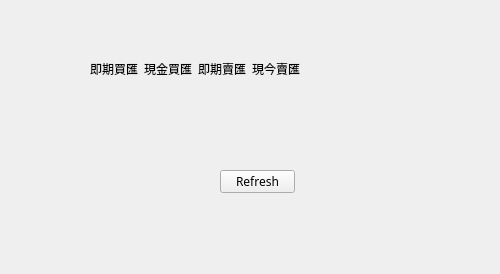
<?xml version="1.0" encoding="UTF-8"?>
<ui version="4.0">
 <class>NZDtoTWD</class>
 <widget class="QWidget" name="NZDtoTWD">
  <property name="windowModality">
   <enum>Qt::NonModal</enum>
  </property>
  <property name="geometry">
   <rect>
    <x>0</x>
    <y>0</y>
    <width>500</width>
    <height>274</height>
   </rect>
  </property>
  <property name="minimumSize">
   <size>
    <width>356</width>
    <height>261</height>
   </size>
  </property>
  <property name="sizeIncrement">
   <size>
    <width>356</width>
    <height>261</height>
   </size>
  </property>
  <property name="baseSize">
   <size>
    <width>500</width>
    <height>300</height>
   </size>
  </property>
  <property name="font">
   <font>
    <family>Adobe Arabic</family>
    <pointsize>9</pointsize>
    <weight>50</weight>
    <italic>false</italic>
    <bold>false</bold>
    <underline>false</underline>
    <strikeout>false</strikeout>
    <stylestrategy>PreferAntialias</stylestrategy>
    <kerning>true</kerning>
   </font>
  </property>
  <property name="cursor">
   <cursorShape>ArrowCursor</cursorShape>
  </property>
  <property name="focusPolicy">
   <enum>Qt::ClickFocus</enum>
  </property>
  <property name="contextMenuPolicy">
   <enum>Qt::ActionsContextMenu</enum>
  </property>
  <property name="acceptDrops">
   <bool>true</bool>
  </property>
  <property name="windowTitle">
   <string>Form</string>
  </property>
  <property name="layoutDirection">
   <enum>Qt::LeftToRight</enum>
  </property>
  <property name="autoFillBackground">
   <bool>true</bool>
  </property>
  <widget class="QPushButton" name="pushButton">
   <property name="geometry">
    <rect>
     <x>220</x>
     <y>170</y>
     <width>75</width>
     <height>23</height>
    </rect>
   </property>
   <property name="minimumSize">
    <size>
     <width>75</width>
     <height>23</height>
    </size>
   </property>
   <property name="text">
    <string>Refresh</string>
   </property>
  </widget>
  <widget class="QWidget" name="layoutWidget">
   <property name="geometry">
    <rect>
     <x>90</x>
     <y>60</y>
     <width>321</width>
     <height>81</height>
    </rect>
   </property>
   <layout class="QGridLayout" name="gridLayout">
    <property name="sizeConstraint">
     <enum>QLayout::SetFixedSize</enum>
    </property>
    <property name="verticalSpacing">
     <number>24</number>
    </property>
    <item row="1" column="3">
     <widget class="QLabel" name="labelD">
      <property name="text">
       <string>&lt;html&gt;&lt;head/&gt;&lt;body&gt;&lt;p align=&quot;center&quot;&gt;&lt;br/&gt;&lt;/p&gt;&lt;/body&gt;&lt;/html&gt;</string>
      </property>
     </widget>
    </item>
    <item row="1" column="1">
     <widget class="QLabel" name="labelB">
      <property name="text">
       <string>&lt;html&gt;&lt;head/&gt;&lt;body&gt;&lt;p align=&quot;center&quot;&gt;&lt;br/&gt;&lt;/p&gt;&lt;/body&gt;&lt;/html&gt;</string>
      </property>
     </widget>
    </item>
    <item row="0" column="2">
     <widget class="QLabel" name="label_3">
      <property name="text">
       <string>&lt;html&gt;&lt;head/&gt;&lt;body&gt;&lt;p align=&quot;center&quot;&gt;即期賣匯&lt;/p&gt;&lt;/body&gt;&lt;/html&gt;</string>
      </property>
     </widget>
    </item>
    <item row="0" column="1">
     <widget class="QLabel" name="label_2">
      <property name="text">
       <string>&lt;html&gt;&lt;head/&gt;&lt;body&gt;&lt;p align=&quot;center&quot;&gt;現金買匯&lt;/p&gt;&lt;/body&gt;&lt;/html&gt;</string>
      </property>
     </widget>
    </item>
    <item row="1" column="0">
     <widget class="QLabel" name="labelA">
      <property name="text">
       <string>&lt;html&gt;&lt;head/&gt;&lt;body&gt;&lt;p align=&quot;center&quot;&gt;&lt;br/&gt;&lt;/p&gt;&lt;/body&gt;&lt;/html&gt;</string>
      </property>
     </widget>
    </item>
    <item row="0" column="3">
     <widget class="QLabel" name="label_4">
      <property name="text">
       <string>&lt;html&gt;&lt;head/&gt;&lt;body&gt;&lt;p align=&quot;center&quot;&gt;現今賣匯&lt;/p&gt;&lt;/body&gt;&lt;/html&gt;</string>
      </property>
     </widget>
    </item>
    <item row="1" column="2">
     <widget class="QLabel" name="labelC">
      <property name="text">
       <string>&lt;html&gt;&lt;head/&gt;&lt;body&gt;&lt;p align=&quot;center&quot;&gt;&lt;br/&gt;&lt;/p&gt;&lt;/body&gt;&lt;/html&gt;</string>
      </property>
     </widget>
    </item>
    <item row="0" column="0">
     <widget class="QLabel" name="label">
      <property name="sizePolicy">
       <sizepolicy hsizetype="Preferred" vsizetype="Preferred">
        <horstretch>0</horstretch>
        <verstretch>0</verstretch>
       </sizepolicy>
      </property>
      <property name="font">
       <font>
        <stylestrategy>PreferDefault</stylestrategy>
       </font>
      </property>
      <property name="layoutDirection">
       <enum>Qt::LeftToRight</enum>
      </property>
      <property name="autoFillBackground">
       <bool>false</bool>
      </property>
      <property name="text">
       <string>&lt;html&gt;&lt;head/&gt;&lt;body&gt;&lt;p align=&quot;center&quot;&gt;即期買匯&lt;/p&gt;&lt;/body&gt;&lt;/html&gt;</string>
      </property>
      <property name="textInteractionFlags">
       <set>Qt::NoTextInteraction</set>
      </property>
     </widget>
    </item>
   </layout>
  </widget>
 </widget>
 <resources/>
 <connections/>
</ui>
